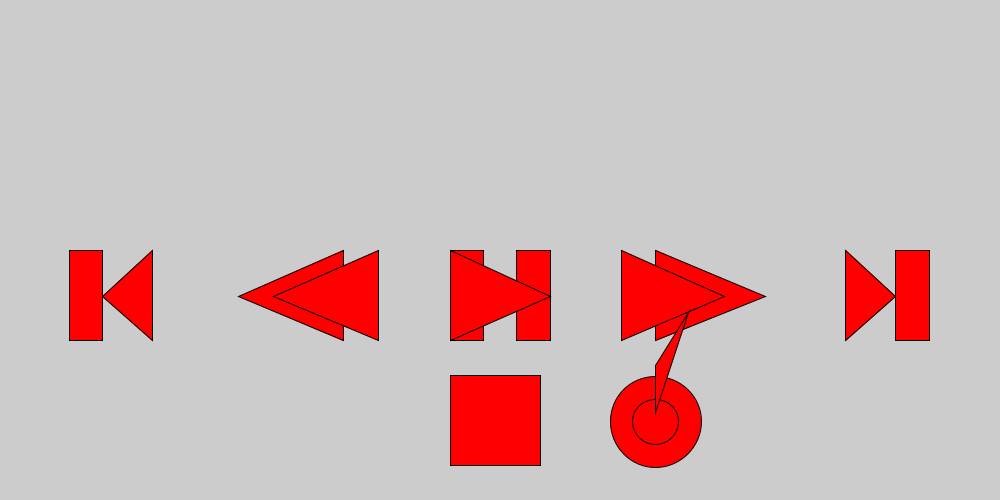
Frame 1 (no input)
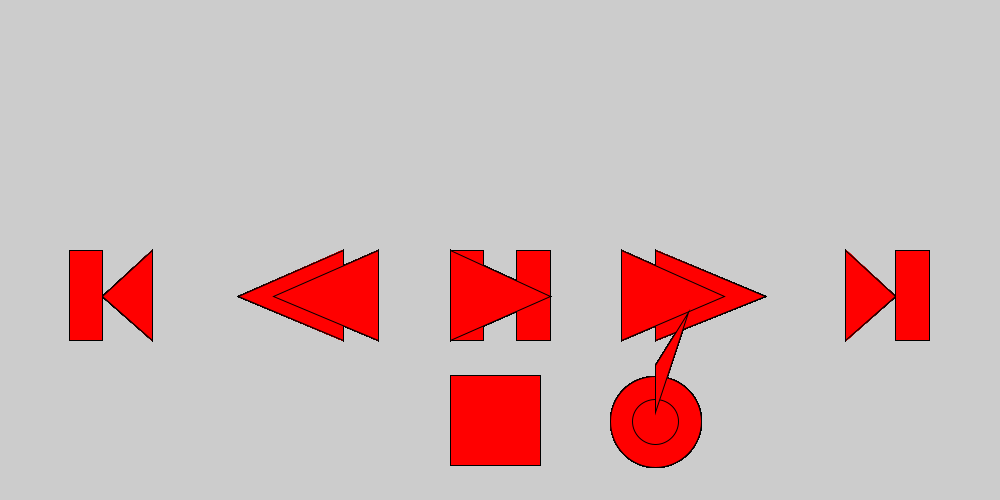
Frame 60 (the mouse pressed at the canvas centre just before this capture)
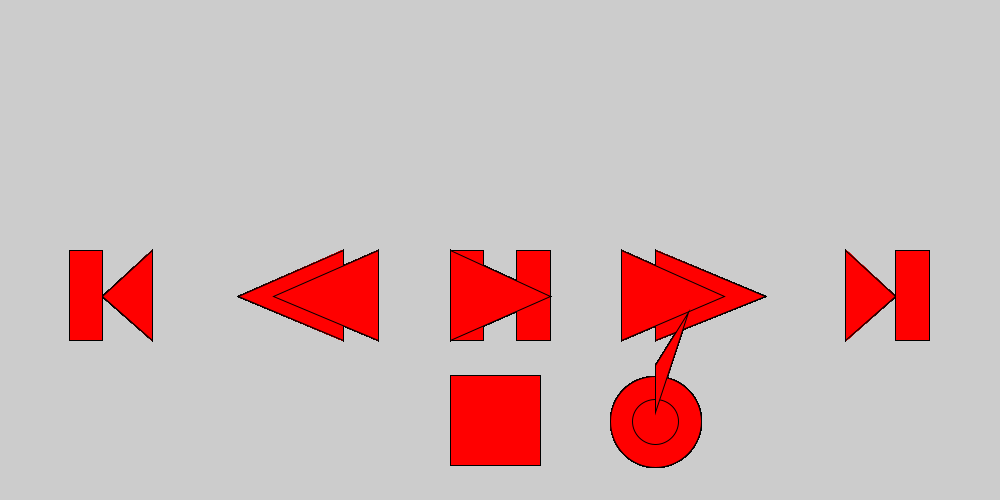
Frame 120 (the mouse held since frame 60 and released just before this capture)

The Processing sketch that drew these frames (run headless with seeded random() and noise(); from frame 60 on, the mouse is pressed at the canvas centre):

// Processing sketch: pause_buttion
// ── pause_buttion.pde
//Global Variables
//
void setup() {
  //Landscape (portrait, square)
  size(1000, 500); //width, height
  //fullScreen(); //displayWidth, displayHeight
  //Population, visual data
  float musicButtonDrawX = width * 25/50;
  float musicButtonDrawY = height * 1/2;
  pauseScaleWidth = 1.0/30.0; //used to change x-size
  pauseScaleHeight = 1.0/5.5; //used to change y-axis
  println(pauseScaleWidth);
  pauseWidth = width * pauseScaleWidth;
  pauseX1 = musicButtonDrawX - pauseWidth - pauseWidth*1/2;
  pauseY1 = musicButtonDrawY;
  pauseX2 = musicButtonDrawX + pauseWidth*1/2;
  pauseY2 = pauseY1;
  pauseHeight = height * pauseScaleHeight;
  //
  stopX = pauseX1;
  stopY = musicButtonDrawY * 3/2;
  stopWidth = pauseHeight ;
  stopHeight = pauseHeight;
  //
  playX1 = pauseX1 ;
  playY1 = musicButtonDrawY;
  playX2 = musicButtonDrawX + (pauseWidth * 1.5) ;
  playY2 = (playY1 + pauseHeight) / 1.15;
  playX3 = pauseX1 ;
  playY3 = musicButtonDrawY + pauseHeight ;
  //
  ffX1 = musicButtonDrawX + pauseHeight*1/3 + pauseHeight;
  ffY1 = musicButtonDrawY;
  ffX2 = ffX1 * 10.5/9.0;
  ffY2 = playY2;
  ffX3 = ffX1;
  ffY3 = playY3;
  ffX4 = ffX1 * 9.5/9.0;
  ffY4 = musicButtonDrawY;
  ffX5 = ffX4 * 10.5/9.0;
  ffY5 = playY2;
  ffX6 = ffX4;
  ffY6 = ffY3;
  //
  rX1 = musicButtonDrawX - pauseHeight*1/3 - pauseHeight;
  rY1 = musicButtonDrawX - ffY1;
  rX2 =  rX1 * 6.5/9.0;
  rY2 = ffY2;
  rX3 = musicButtonDrawX - pauseHeight*1/3 - pauseHeight;
  rY3 = ffY3;
  rX4 = rX1 * 8.15/9.0;
  rY4 = ffY4;
  rX5 = rX4 * 6.25/9.0 ;
  rY5 = ffY5;
  rX6 = rX4;
  rY6 = ffY6;
  //
  skipX1 = ffX2 + pauseHeight*1/3 + pauseHeight;
  skipY1 = playY1;
  skipX2 = skipX1 + (pauseWidth * 1.5);
  skipY2 = playY2;
  skipX3 = skipX1;
  skipY3 = playY3;
  skipX4 = skipX2;
  skipY4 = pauseY1;
  //
  backX1 = rX2 - pauseHeight*1/3 - pauseHeight;
  backY1 = skipY1;
  backX2 = backX1 - (pauseWidth * 1.5); 
  backY2 = skipY2;
  backX3 = backX1;
  backY3 = skipY3;
  backX4 = backX2;
  backY4 = skipY4;
  //
  loopX1 = ffX4;
  loopY1 = musicButtonDrawY * 6.75/4;
  loopWidth = pauseHeight;
  loopHeight = pauseHeight;
  loopX2 = loopX1;
  loopY2 = loopY1;
  loopWidth2 = loopWidth * 1/2;
  loopHeight2 = loopHeight * 1/2;
  loopX3 = ffX4;
  loopY3 = loopY1 - (loopHeight2 * 2.5/2 );
  loopX4 = loopX1 * 10.5/10;
  loopY4 =  musicButtonDrawY * 12.5/10;
  loopX5 = loopX3;
  loopY5 = loopY1 - (loopHeight2 / 2.5/2) ;
}//End setup()
//
void draw() {
  drawMusicButtons();
}//End draw
//
void keyPressed() {}//End keyPressed
//
void mousePressed() {}//End mousePressed
//
//End MAIN Program (Driver)

// ── music_player_button.pde
//Global Variables
float pauseX1, pauseY1, pauseX2, pauseY2, pauseWidth, pauseHeight;
float pauseScaleWidth, pauseScaleHeight;
float stopX, stopY, stopWidth, stopHeight;
float playX1, playY1, playX2, playY2, playX3, playY3;
float ffX1, ffY1, ffX2, ffY2, ffX3, ffY3, ffX4, ffY4, ffX5, ffY5, ffX6, ffY6;
float rX1, rY1, rX2, rY2, rX3, rY3, rX4, rY4, rX5, rY5, rX6, rY6;
float skipX1, skipY1, skipX2, skipY2, skipX3, skipY3, skipX4, skipY4;
float backX1, backY1, backX2, backY2, backX3, backY3, backX4, backY4;
float loopX1, loopY1, loopWidth, loopHeight, loopX2, loopY2, loopWidth2, loopHeight2, loopX3, loopY3, loopX4, loopY4, loopX5, loopY5;
color resetcolorNightMode=#FFFF48, red=#FF0000; //Night Mode Friendly
color resetcolorDayMode=#FFFFFF; //Not Night Mode Friendly
//
void drawMusicButtons() {
  drawPauseButton();
  drawStopButton();
  drawPlayButton ();
  drawFFButton();
  drawRButton();
  drawSkipButton();
  drawBackButton();
  drawLoopButton() ;
}//End drawMusicButtons() 
//
void drawPauseButton() {
  fill(red);
  rect( pauseX1, pauseY1, pauseWidth, pauseHeight );
  rect( pauseX2, pauseY2, pauseWidth, pauseHeight );
  fill(resetcolorDayMode) ; //Change this to ternary
}//End drawPauseButton()
//
void drawStopButton() {
  fill(red);
  rect( stopX, stopY, stopWidth, stopHeight ); //Square
  fill(resetcolorDayMode) ; //Change this to ternary
}//End drawStopButton()
//
void drawPlayButton() {
  fill(red);
  triangle( playX1, playY1, playX2, playY2, playX3, playY3) ;
  fill(resetcolorDayMode) ; //Change this to ternary
}//End drawPlayButton()
//
void drawFFButton() {
   fill(red);
   triangle( ffX4, ffY4, ffX5, ffY5, ffX6, ffY6) ;
   triangle( ffX1, ffY1, ffX2, ffY2, ffX3, ffY3) ;
   fill(resetcolorDayMode) ; //Change this to ternary
}//End drawFFButton()
//
void drawRButton() {
   fill(red);
   triangle( rX4 , rY4, rX5, rY5, rX6, rY6) ;
   triangle( rX1, rY1, rX2, rY2, rX3, rY3) ;
   fill(resetcolorDayMode) ; //Change this to ternary
}//End drawReverseButton()
//
void drawSkipButton() {
  fill(red);
  triangle (skipX1, skipY1, skipX2, skipY2, skipX3, skipY3);
  rect (skipX4, skipY4, pauseWidth, pauseHeight);
  fill(resetcolorDayMode) ; //Change this to ternary
}//End drawSkipButton()
void drawBackButton() {
  fill(red);
  triangle (backX1, backY1, backX2, backY2, backX3, backY3);
  rect (backX4, backY4, -pauseWidth, pauseHeight);
  fill(resetcolorDayMode) ; //Change this to ternary
}//End drawBackButton()
// 
void drawLoopButton() {
  fill(red);
  ellipse ( loopX1, loopY1, loopWidth, loopHeight);
  ellipse ( loopX2, loopY2, loopWidth2, loopHeight2);
  triangle ( loopX3, loopY3, loopX4, loopY4, loopX5, loopY5);
  fill(resetcolorDayMode) ; //Change this to ternary
}//End drawLoopButton()
//End Music Player Buttons
